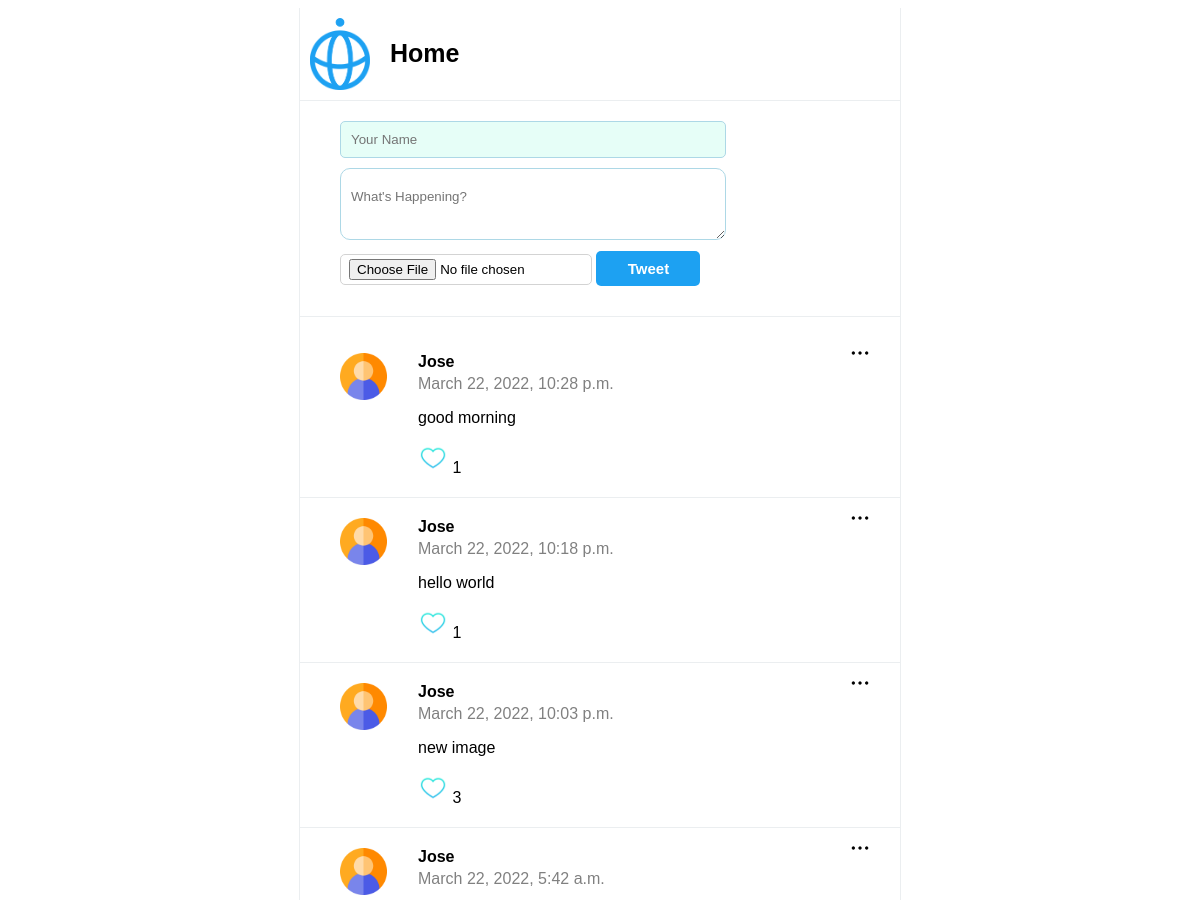
Before: / (upper part) with the older database file.
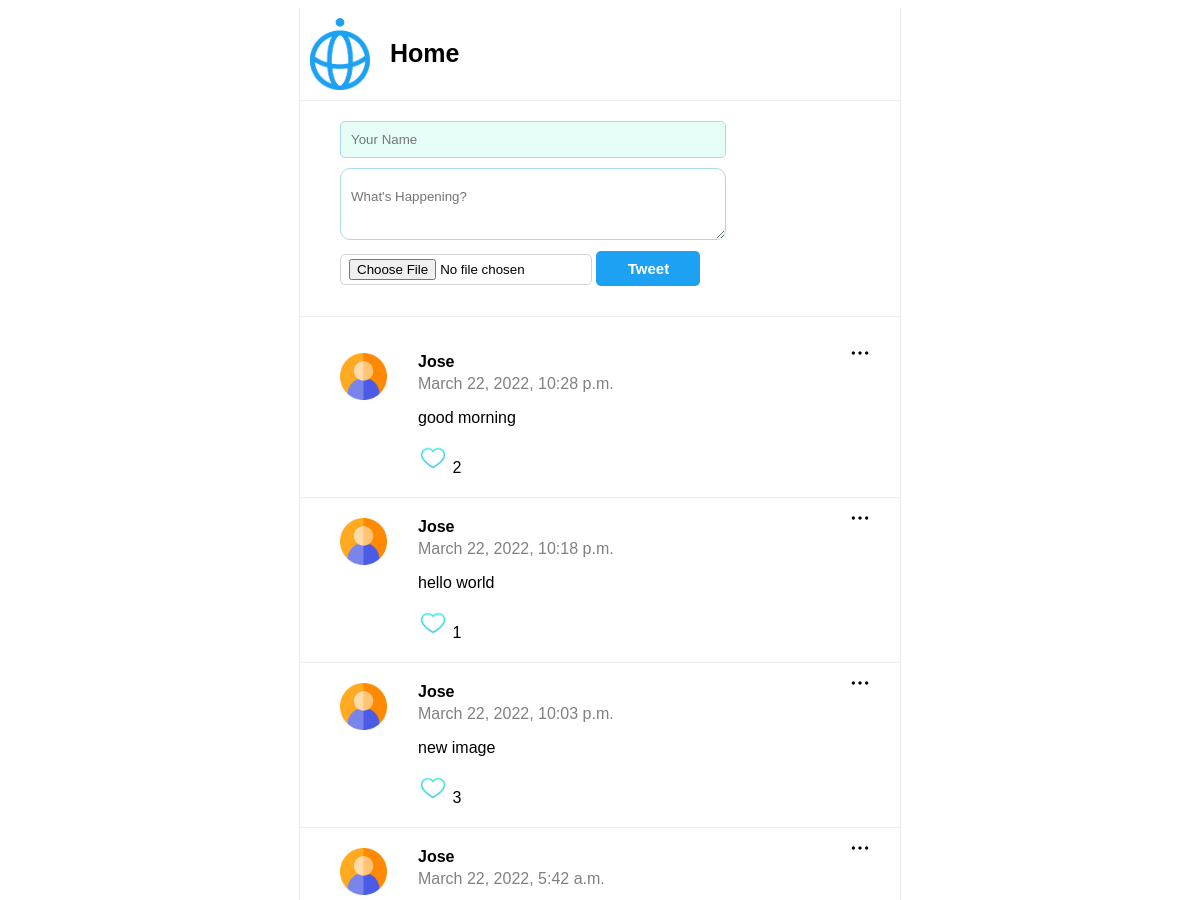
After: the same page with the newer database file.
### posts/models.py (models this page shows)
class Post(models.Model):
    class Meta(object):
        db_table = 'post'
    name = models.CharField(
        'Name', blank=False, null=False, max_length=14, db_index=True, default='Anonymous'
    )
    body = models.CharField(
        'Body', blank=True, null=True, max_length=140, db_index=True
    )
    created_at = models.DateTimeField(
        'Created DateTime', blank=True, auto_now_add=True
    )
    likecount = models.IntegerField(
        'like_count', default=0, blank=True
    )
    image = CloudinaryField(
        'image', blank=True, db_index=True
    )

### posts/views.py (the view, shortened to what this page needs)
# urls.py: path('', views.index, name='index'),
def index(request):
    posts = Post.objects.all().order_by('-created_at')[:20]
    return render(request, 'posts.html',
                  {'posts': posts})

### templates/posts.html (shortened to what this page needs)
{% extends "base.html" %} {% block content %} {% load static %}
<section class="content">
  <div id="header">
    <img class="tech_is_logo" src="{% static 'img/index.png' %}" />
    <h1>Home</h1>
  </div>
  <section class="post_form">
    <form action="/" method="POST" enctype="multipart/form-data">
      <input type="text" name="name" placeholder="Your Name" required />
      <textarea name="body" placeholder="What's Happening?" required></textarea>
      <input type="file" name="image" id="file" />
      <input type="submit" value="Tweet" id="button" />
    </form>
  </section>
  <section class="posts">
    {% if tweets.count == 0 %}
    <p class="p-3">There is no tweet now.</p>
    {% else %}
    <ul>
      {% for post in posts %}
      <li>
        <img class="menu_icon js-menu-icon" src="{% static 'img/menu.png' %}" />
        <div class="logo">
          <img src="{% static 'img/user.png' %}" />
        </div>
        <div class="name_body">
          <div class="name">{{ post.name }}</div>
          <div class="datetime">{{ post.created_at }}</div>
          <p>{{ post.body }}</p>
          <div class="like-button">
            <a href="/like/{{ post.id }}"
              ><img src="/static/img/heart_blue.png" style="width: 30px"
            /></a>
            {{post.likecount}}
          </div>
        </div>
      </li>
      {% endfor %}
    </ul>
    {% endif %}
  </section>
</section>
{% endblock %}

### templates/base.html (shortened to what this page needs)
<!DOCTYPE html>
<html lang="en">
  <head>
    {% load static %}
    <link href="{% static 'css/style.css' %}" rel="stylesheet" />
  </head>
  <body>
    {% block content %} {{ content }} {% endblock %}
  </body>
</html>

### static/css/style.css (style rules this page uses)
html, body { height: 100%; font-family: sans-serif; }
.content { max-width: 600px; margin: 0 auto; border-left: 1px solid rgb(235, 238, 240); border-right: 1px solid rgb(235, 238, 240); }
#header { display: flex; padding: 10px; border-bottom: 1px solid rgb(235, 238, 240); }
#header img { width: 60px; }
#header h1 { padding-left: 20px; font-size: 25px; }
.post_form { padding: 20px 40px; border-bottom: 1px solid rgb(235, 238, 240); }
.post_form input { border: 1px solid lightblue; width: 70%; margin-bottom: 10px; padding: 10px; background: #e6fef7; border-radius: 5px; }
.post_form textarea { border: 1px solid lightblue; width: 70%; padding: 20px 10px; font-family: sans-serif; border-radius: 10px; }
input#file { width: 45%; border: 1px solid lightgrey; background-color: white; padding: 0.25rem 0.5rem; margin-top: 10px; }
input#button { width: 20%; background-color: rgb(29, 161, 242); color: white; padding: 9px; border: 0; font-weight: bold; font-size: 15px; }
.posts ul { padding: 0; }
.posts li { position: relative; display: flex; border-bottom: 1px solid rgb(235, 238, 240); padding: 20px 40px; list-style: none; }
.posts li .menu_icon { width: 20px; position: absolute; top: 10px; right: 30px; }
.posts li .logo { flex-basis: 15%; }
.posts li .logo img { width: 60%; }
.posts li .name_body { flex-basis: 85%; }
.posts li .name_body .name { font-weight: bold; font-family: sans-serif; }
.posts li .name_body .datetime { color: gray; margin-top: 4px; }

Changed rows visible on the page:
changed Post "March 22, 2022, 10:28 p.m.": likecount "1" → "2"
